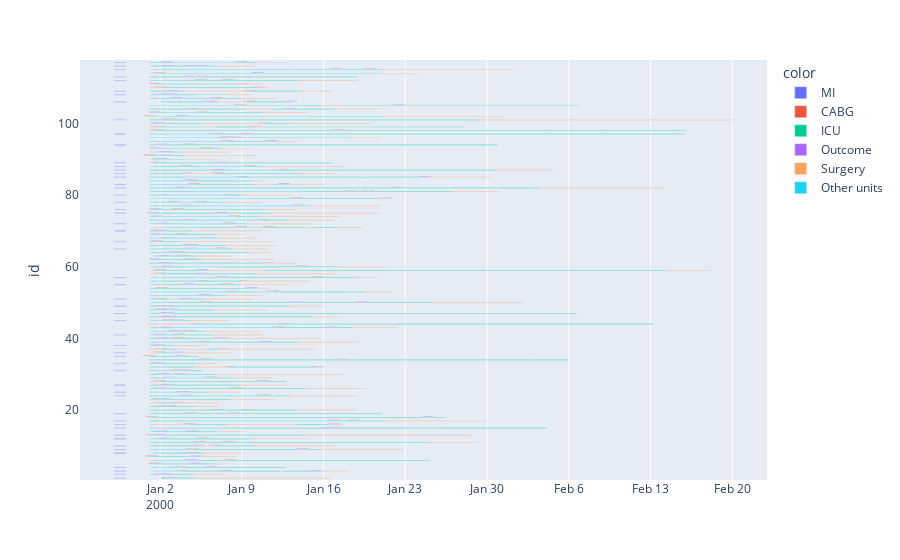

The notebook cell saved with this chart:
### Code cell
fig = px.timeline(df2_concat.iloc[:], y='id', x_start='intime', x_end = 'outtime', color='color',
        hover_data=['hadm_id','detail'])
fig.update_traces(width=0.2)
fig.show()
fig.write_html(ADD_DATA+'CABG timeline.html')

### Figure 1 — Plotly figure (JSON) as saved in the notebook; plotly's stock layout.template omitted (floating-point values rounded to 4 significant figures; data arrays with more than 128 entries replaced by an {"elided": "..."} marker saying what was removed)
{"data": [{"alignmentgroup": "True", "base": ["1999-12-29T01:55:19", "1999-12-29T01:55:19", "1999-12-29T01:55:19", "1999-12-29T01:55:19", "1999-12-29T01:55:19", "1999-12-29T01:55:19", "1999-12-29T01:55:19", "1999-12-29T01:55:19", "1999-12-29T01:55:19", "1999-12-29T01:55:19", "1999-12-29T01:55:19", "1999-12-29T01:55:19", "1999-12-29T01:55:19", "1999-12-29T01:55:19", "1999-12-29T01:55:19", "1999-12-29T01:55:19", "1999-12-29T01:55:19", "1999-12-29T01:55:19", "1999-12-29T01:55:19", "1999-12-29T01:55:19", "1999-12-29T01:55:19", "1999-12-29T01:55:19", "1999-12-29T01:55:19", "1999-12-29T01:55:19", "1999-12-29T01:55:19", "1999-12-29T01:55:19", "1999-12-29T01:55:19", "1999-12-29T01:55:19", "1999-12-29T01:55:19", "1999-12-29T01:55:19", "1999-12-29T01:55:19", "1999-12-29T01:55:19", "1999-12-29T01:55:19", "1999-12-29T01:55:19", "1999-12-29T01:55:19", "1999-12-29T01:55:19", "1999-12-29T01:55:19", "1999-12-29T01:55:19", "1999-12-29T01:55:19", "1999-12-29T01:55:19", "1999-12-29T01:55:19", "1999-12-29T01:55:19", "1999-12-29T01:55:19", "1999-12-29T01:55:19", "1999-12-29T01:55:19", "1999-12-29T01:55:19", "1999-12-29T01:55:19", "1999-12-29T01:55:19", "1999-12-29T01:55:19", "1999-12-29T01:55:19", "1999-12-29T01:55:19", "1999-12-29T01:55:19", "1999-12-29T01:55:19", "1999-12-29T01:55:19", "1999-12-29T01:55:19", "1999-12-29T01:55:19", "1999-12-29T01:55:19", "1999-12-29T01:55:19", "1999-12-29T01:55:19", "1999-12-29T01:55:19", "1999-12-29T01:55:19", "1999-12-29T01:55:19", "1999-12-29T01:55:19", "1999-12-29T01:55:19", "1999-12-29T01:55:19", "1999-12-29T01:55:19", "1999-12-29T01:55:19", "1999-12-29T01:55:19"], "customdata": {"elided": "68x2 mixed values"}, "hovertemplate": "color=MI<br>intime=%{base}<br>outtime=%{x}<br>id=%{y}<br>hadm_id=%{customdata[0]}<br>detail=%{customdata[1]}<extra></extra>", "legendgroup": "MI", "marker": {"color": "#636efa"}, "name": "MI", "offsetgroup": "MI", "orientation": "h", "showlegend": true, "textposition": "auto", "type": "bar", "width": 0.2, "x": [86400000, 86400000, 86400000, 86400000, 86400000, 86400000, 86400000, 86400000, 86400000, 86400000, 86400000, 86400000, 86400000, 86400000, 86400000, 86400000, 86400000, 86400000, 86400000, 86400000, 86400000, 86400000, 86400000, 86400000, 86400000, 86400000, 86400000, 86400000, 86400000, 86400000, 86400000, 86400000, 86400000, 86400000, 86400000, 86400000, 86400000, 86400000, 86400000, 86400000, 86400000, 86400000, 86400000, 86400000, 86400000, 86400000, 86400000, 86400000, 86400000, 86400000, 86400000, 86400000, 86400000, 86400000, 86400000, 86400000, 86400000, 86400000, 86400000, 86400000, 86400000, 86400000, 86400000, 86400000, 86400000, 86400000, 86400000, 86400000], "xaxis": "x", "y": [1, 2, 3, 4, 8, 8, 8, 9, 10, 12, 12, 13, 15, 16, 17, 19, 19, 24, 25, 27, 27, 31, 33, 35, 36, 38, 41, 45, 47, 47, 49, 49, 51, 55, 55, 57, 57, 65, 67, 70, 70, 72, 75, 76, 78, 80, 82, 83, 83, 85, 86, 87, 88, 89, 94, 94, 97, 97, 97, 101, 106, 108, 109, 112, 113, 115, 116, 117], "yaxis": "y"}, {"alignmentgroup": "True", "base": {"elided": "212 str values"}, "customdata": {"elided": "212x2 mixed values"}, "hovertemplate": "color=CABG<br>intime=%{base}<br>outtime=%{x}<br>id=%{y}<br>hadm_id=%{customdata[0]}<br>detail=%{customdata[1]}<extra></extra>", "legendgroup": "CABG", "marker": {"color": "#EF553B"}, "name": "CABG", "offsetgroup": "CABG", "orientation": "h", "showlegend": true, "textposition": "auto", "type": "bar", "width": 0.2, "x": {"elided": "212 int values"}, "xaxis": "x", "y": {"elided": "212 float values"}, "yaxis": "y"}, {"alignmentgroup": "True", "base": {"elided": "332 str values"}, "customdata": {"elided": "332x2 mixed values"}, "hovertemplate": "color=ICU<br>intime=%{base}<br>outtime=%{x}<br>id=%{y}<br>hadm_id=%{customdata[0]}<br>detail=%{customdata[1]}<extra></extra>", "legendgroup": "ICU", "marker": {"color": "#00cc96"}, "name": "ICU", "offsetgroup": "ICU", "orientation": "h", "showlegend": true, "textposition": "auto", "type": "bar", "width": 0.2, "x": {"elided": "332 int values"}, "xaxis": "x", "y": {"elided": "332 int values"}, "yaxis": "y"}, {"alignmentgroup": "True", "base": {"elided": "147 str values"}, "customdata": {"elided": "147x2 mixed values"}, "hovertemplate": "color=Outcome<br>intime=%{base}<br>outtime=%{x}<br>id=%{y}<br>hadm_id=%{customdata[0]}<br>detail=%{customdata[1]}<extra></extra>", "legendgroup": "Outcome", "marker": {"color": "#ab63fa"}, "name": "Outcome", "offsetgroup": "Outcome", "orientation": "h", "showlegend": true, "textposition": "auto", "type": "bar", "width": 0.2, "x": {"elided": "147 int values"}, "xaxis": "x", "y": {"elided": "147 float values"}, "yaxis": "y"}, {"alignmentgroup": "True", "base": {"elided": "160 str values"}, "customdata": {"elided": "160x2 mixed values"}, "hovertemplate": "color=Surgery<br>intime=%{base}<br>outtime=%{x}<br>id=%{y}<br>hadm_id=%{customdata[0]}<br>detail=%{customdata[1]}<extra></extra>", "legendgroup": "Surgery", "marker": {"color": "#FFA15A"}, "name": "Surgery", "offsetgroup": "Surgery", "orientation": "h", "showlegend": true, "textposition": "auto", "type": "bar", "width": 0.2, "x": {"elided": "160 int values"}, "xaxis": "x", "y": {"elided": "160 int values"}, "yaxis": "y"}, {"alignmentgroup": "True", "base": {"elided": "148 str values"}, "customdata": {"elided": "148x2 mixed values"}, "hovertemplate": "color=Other units<br>intime=%{base}<br>outtime=%{x}<br>id=%{y}<br>hadm_id=%{customdata[0]}<br>detail=%{customdata[1]}<extra></extra>", "legendgroup": "Other units", "marker": {"color": "#19d3f3"}, "name": "Other units", "offsetgroup": "Other units", "orientation": "h", "showlegend": true, "textposition": "auto", "type": "bar", "width": 0.2, "x": {"elided": "148 int values"}, "xaxis": "x", "y": {"elided": "148 int values"}, "yaxis": "y"}], "layout": {"barmode": "overlay", "legend": {"title": {"text": "color"}, "tracegroupgap": 0}, "margin": {"t": 60}, "xaxis": {"anchor": "y", "domain": [0, 1], "type": "date"}, "yaxis": {"anchor": "x", "domain": [0, 1], "title": {"text": "id"}}}}
